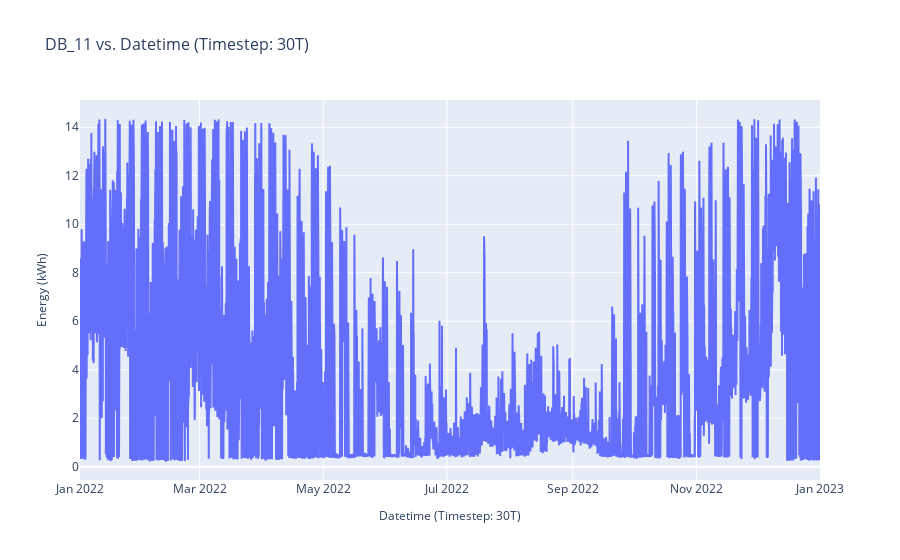

Write notebook code for a chart like this one.
### Markdown cell above
### DataViz

How plots will be generated.

### Code cell
viz_boi = visualize.DataViz(new_test.data, new_test.metadata, plot_styles.PlotlyPlot()) #MatPlotLibPlot() or PlotlyPlot() 
viz_boi.single_line_plot(['DB_11'])

### Figure 1 — Plotly figure (JSON) as saved in the notebook; plotly's stock layout.template omitted (floating-point values rounded to 4 significant figures; data arrays with more than 128 entries replaced by an {"elided": "..."} marker saying what was removed)
{"data": [{"mode": "lines", "type": "scatter", "x": {"elided": "17520 str values"}, "y": {"elided": "17520 float values"}}], "layout": {"legend": {"font": {"size": 12}}, "title": {"font": {"size": 16}, "text": "DB_11 vs. Datetime (Timestep: 30T)"}, "xaxis": {"tickfont": {"size": 12}, "title": {"font": {"size": 12}, "text": "Datetime (Timestep: 30T)"}}, "yaxis": {"tickfont": {"size": 12}, "title": {"font": {"size": 12}, "text": "Energy (kWh)"}}}}
